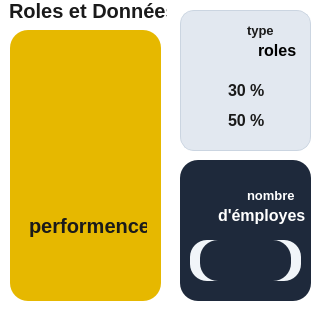
       <widget class="QFrame" name="frame_3">
        <property name="geometry">
         <rect>
          <x>0</x>
          <y>410</y>
          <width>321</width>
          <height>311</height>
         </rect>
        </property>
        <property name="styleSheet">
         <string notr="true">QFrame {
    background: #ffffff;
    border: none;
    border-radius: 12px;
}
</string>
        </property>
        <property name="frameShape">
         <enum>QFrame::Shape::StyledPanel</enum>
        </property>
        <property name="frameShadow">
         <enum>QFrame::Shadow::Raised</enum>
        </property>
        <widget class="QLabel" name="label_141">
         <property name="geometry">
          <rect>
           <x>0</x>
           <y>-10</y>
           <width>171</width>
           <height>41</height>
          </rect>
         </property>
         <property name="styleSheet">
          <string notr="true">color: #1A1A1A;
font-size: 20px;
font-weight: 600;
padding: 2px 4px;
background: transparent;
</string>
         </property>
         <property name="text">
          <string>Roles et Données</string>
         </property>
        </widget>
        <widget class="QGroupBox" name="groupBox_32">
         <property name="geometry">
          <rect>
           <x>180</x>
           <y>10</y>
           <width>131</width>
           <height>141</height>
          </rect>
         </property>
         <property name="styleSheet">
          <string notr="true">/* === Add New Element Button === */
QPushButton#addBtn {
    background: #0ea5a8;             /* teal */
    color: #ffffff;
    border: 2px solid #089199;
    border-radius: 8px;
    height: 38px;
    font-family: &quot;Segoe UI&quot;, Arial;
    font-weight: 600;
    font-size: 10pt;
}
QPushButton#addBtn:hover {
    background: #089199;
}
QPushButton#addBtn:pressed {
    background: #067a82;
}

/* === GroupBox cards (Sort Table / Export list) === */
QGroupBox {
    background: #e2e8f0;             /* gray background like screenshot */
    border: 1px solid #cbd5e1;
    border-radius: 14px;
    padding: 12px;
}
QGroupBox::title {
    subcontrol-origin: margin;
    left: 10px;
    padding: 0 4px;
    color: #0f172a;                  /* dark navy text */
    font-weight: 700;
    font-family: &quot;Segoe UI&quot;, Arial;
    font-size: 11pt;
}

/* === Labels inside GroupBoxes === */
QGroupBox QLabel {
    color: #475569;                  /* gray text inside */
    font-family: &quot;Segoe UI&quot;, Arial;
    font-size: 9pt;
    font-weight: 500;
}

/* === Small pill buttons (sort / export) === */
QPushButton#chipSort, QPushButton#chipExport {
    background: #1e293b;             /* dark navy pill */
    color: #ffffff;
    border: none;
    border-radius: 12px;
    padding: 4px 14px;
    font-weight: 600;
    font-family: &quot;Segoe UI&quot;, Arial;
    font-size: 9pt;
}
QPushButton#chipSort:hover, QPushButton#chipExport:hover {
    background: #334155;
}

/* === Frame background (container) === */
QFrame#leftPanel {
    background: #ffffff;
    border: none;
}
</string>
         </property>
         <property name="title">
          <string/>
         </property>
         <widget class="QLabel" name="label_142">
          <property name="geometry">
           <rect>
            <x>40</x>
            <y>60</y>
            <width>51</width>
            <height>41</height>
           </rect>
          </property>
          <property name="styleSheet">
           <string notr="true">color: #1A1A1A;
font-size: 16px;
font-weight: 600;
padding: 2px 4px;
background: transparent;
</string>
          </property>
          <property name="text">
           <string>30 %</string>
          </property>
         </widget>
         <widget class="QLabel" name="label_143">
          <property name="geometry">
           <rect>
            <x>40</x>
            <y>90</y>
            <width>51</width>
            <height>41</height>
           </rect>
          </property>
          <property name="styleSheet">
           <string notr="true">color: #1A1A1A;
font-size: 16px;
font-weight: 600;
padding: 2px 4px;
background: transparent;
</string>
          </property>
          <property name="text">
           <string>50 %</string>
          </property>
         </widget>
         <widget class="QLabel" name="label_144">
          <property name="geometry">
           <rect>
            <x>60</x>
            <y>10</y>
            <width>61</width>
            <height>21</height>
           </rect>
          </property>
          <property name="styleSheet">
           <string notr="true">color: #1A1A1A;
font-size: 13px;
font-weight: 600;
padding: 2px 4px;
background: transparent;
</string>
          </property>
          <property name="text">
           <string>type </string>
          </property>
         </widget>
         <widget class="QLabel" name="label_145">
          <property name="geometry">
           <rect>
            <x>70</x>
            <y>30</y>
            <width>61</width>
            <height>21</height>
           </rect>
          </property>
          <property name="styleSheet">
           <string notr="true">color: BLACK;
font-size: 16px;
font-weight: 600;
padding: 2px 4px;
background: transparent;
</string>
          </property>
          <property name="text">
           <string>roles</string>
          </property>
         </widget>
         <widget class="QLabel" name="roles_img">
          <property name="geometry">
           <rect>
            <x>10</x>
            <y>10</y>
            <width>51</width>
            <height>51</height>
           </rect>
          </property>
          <property name="styleSheet">
           <string notr="true">QLabel {
    background-color: transparent;
}
</string>
          </property>
          <property name="text">
           <string/>
          </property>
          <property name="pixmap">
           <pixmap>:/SUCSESSRATELOGO.png</pixmap>
          </property>
          <property name="scaledContents">
           <bool>true</bool>
          </property>
         </widget>
        </widget>
        <widget class="QGroupBox" name="groupBox_33">
         <property name="geometry">
          <rect>
           <x>180</x>
           <y>160</y>
           <width>131</width>
           <height>141</height>
          </rect>
         </property>
         <property name="styleSheet">
          <string notr="true">QWidget {
    background-color: #1e293b;   /* dark blue-gray background */
    border-radius: 18px;
}
</string>
         </property>
         <property name="title">
          <string/>
         </property>
         <widget class="QLabel" name="nbEmploys_img">
          <property name="geometry">
           <rect>
            <x>10</x>
            <y>10</y>
            <width>31</width>
            <height>31</height>
           </rect>
          </property>
          <property name="styleSheet">
           <string notr="true">QLabel {
    background-color: transparent;
}
</string>
          </property>
          <property name="text">
           <string/>
          </property>
          <property name="pixmap">
           <pixmap>:/contentlogo-removebg-preview.png</pixmap>
          </property>
          <property name="scaledContents">
           <bool>true</bool>
          </property>
         </widget>
         <widget class="QLabel" name="label_148">
          <property name="geometry">
           <rect>
            <x>30</x>
            <y>40</y>
            <width>101</width>
            <height>31</height>
           </rect>
          </property>
          <property name="styleSheet">
           <string notr="true">color: #ffffff;
font-size: 16px;
font-weight: 600;
padding: 2px 4px;
background: transparent;
</string>
          </property>
          <property name="text">
           <string>d'émployes</string>
          </property>
         </widget>
         <widget class="QLabel" name="label_149">
          <property name="geometry">
           <rect>
            <x>60</x>
            <y>20</y>
            <width>81</width>
            <height>31</height>
           </rect>
          </property>
          <property name="styleSheet">
           <string notr="true">color: #ffffff;
font-size: 13px;
font-weight: 600;
padding: 2px 4px;
background: transparent;
</string>
          </property>
          <property name="text">
           <string>nombre</string>
          </property>
         </widget>
         <widget class="QLineEdit" name="lineEdit_11">
          <property name="geometry">
           <rect>
            <x>10</x>
            <y>80</y>
            <width>111</width>
            <height>41</height>
           </rect>
          </property>
          <property name="styleSheet">
           <string notr="true">QLineEdit{
    background:#f1f5f9;
    border:none;
    border-radius:17px;
    padding-left:32px;
    padding-right:10px;
    height:34px;
    color:#0f172a;
    font-family:&quot;Segoe UI&quot;;
    font-size:10pt;
}
QLineEdit:focus{
    background:#e2e8f0;
    outline:none;
}
</string>
          </property>
          <property name="readOnly">
           <bool>false</bool>
          </property>
          <property name="placeholderText">
           <string/>
          </property>
          <property name="clearButtonEnabled">
           <bool>false</bool>
          </property>
         </widget>
         <widget class="QLabel" name="nbEmploys_label">
          <property name="geometry">
           <rect>
            <x>20</x>
            <y>80</y>
            <width>91</width>
            <height>41</height>
           </rect>
          </property>
          <property name="text">
           <string/>
          </property>
         </widget>
        </widget>
        <widget class="QGroupBox" name="groupBox_34">
         <property name="geometry">
          <rect>
           <x>10</x>
           <y>30</y>
           <width>151</width>
           <height>271</height>
          </rect>
         </property>
         <property name="styleSheet">
          <string notr="true">QWidget {
    background-color: #E6B800;   /* dark yellow */
    border-radius: 18px;
}
</string>
         </property>
         <property name="title">
          <string/>
         </property>
         <widget class="QLabel" name="performence_img">
          <property name="geometry">
           <rect>
            <x>20</x>
            <y>30</y>
            <width>111</width>
            <height>111</height>
           </rect>
          </property>
          <property name="styleSheet">
           <string notr="true">QLabel {
    background-color: transparent;
}
</string>
          </property>
          <property name="text">
           <string/>
          </property>
          <property name="pixmap">
           <pixmap>:/pngtree-vector-performance-icon-png-image_908499-removebg-preview.png</pixmap>
          </property>
          <property name="scaledContents">
           <bool>true</bool>
          </property>
         </widget>
         <widget class="QLabel" name="label_151">
          <property name="geometry">
           <rect>
            <x>10</x>
            <y>180</y>
            <width>131</width>
            <height>31</height>
           </rect>
          </property>
          <property name="styleSheet">
           <string notr="true">color: #1A1A1A;
font-size: 20px;
font-weight: 600;
padding: 2px 4px;
background: transparent;
</string>
          </property>
          <property name="text">
           <string>performence</string>
          </property>
         </widget>
        </widget>
       </widget>
